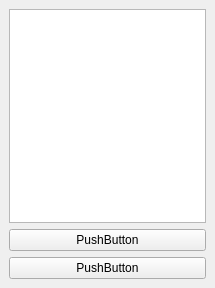
<?xml version="1.0" encoding="UTF-8"?>
<ui version="4.0">
 <class>MapLevelsListWidget</class>
 <widget class="QDockWidget" name="MapLevelsListWidget">
  <property name="geometry">
   <rect>
    <x>0</x>
    <y>0</y>
    <width>215</width>
    <height>288</height>
   </rect>
  </property>
  <property name="windowTitle">
   <string>DockWidget</string>
  </property>
  <widget class="QWidget" name="dockWidgetContents">
   <layout class="QVBoxLayout" name="verticalLayout">
    <item>
     <widget class="QTreeView" name="treeViewLevels"/>
    </item>
    <item>
     <widget class="QPushButton" name="pushButtonNewLayer">
      <property name="text">
       <string>PushButton</string>
      </property>
     </widget>
    </item>
    <item>
     <widget class="QPushButton" name="pushButtonNewLevel">
      <property name="text">
       <string>PushButton</string>
      </property>
     </widget>
    </item>
   </layout>
  </widget>
 </widget>
 <resources/>
 <connections/>
</ui>
